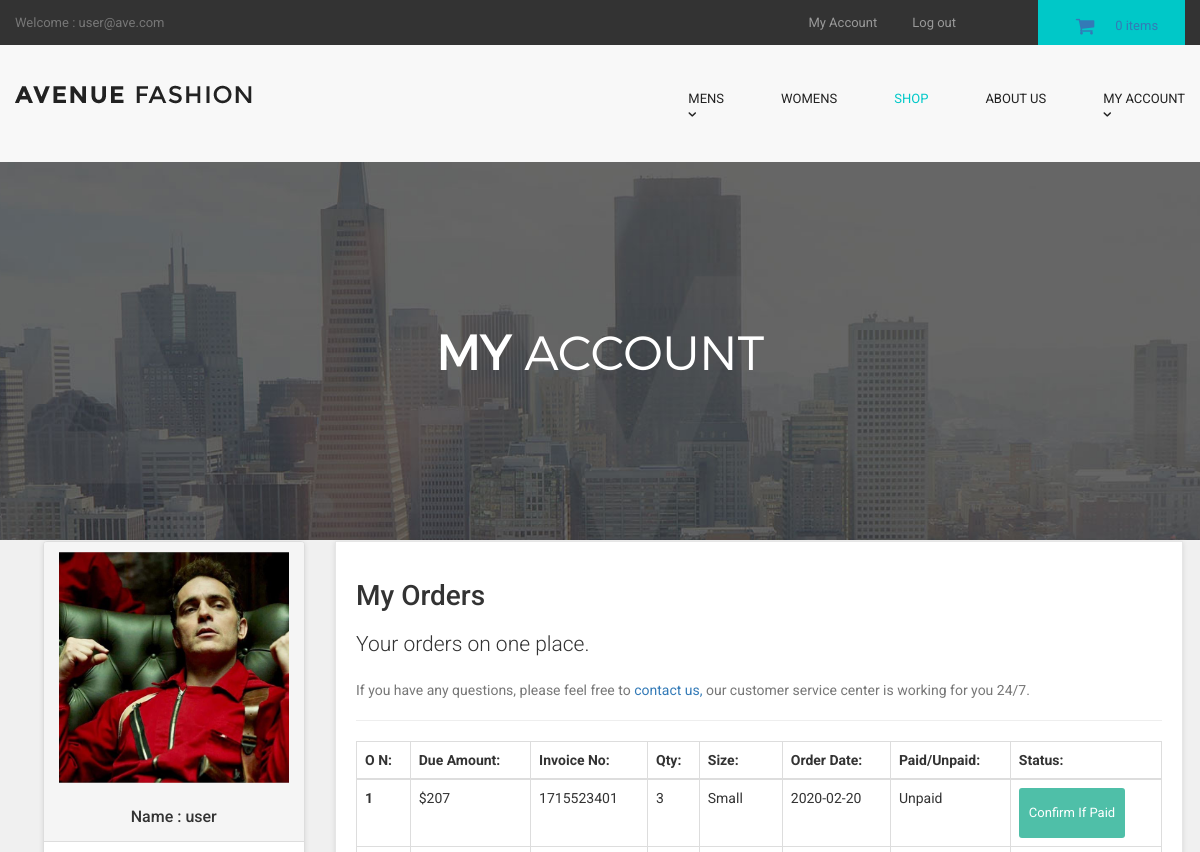
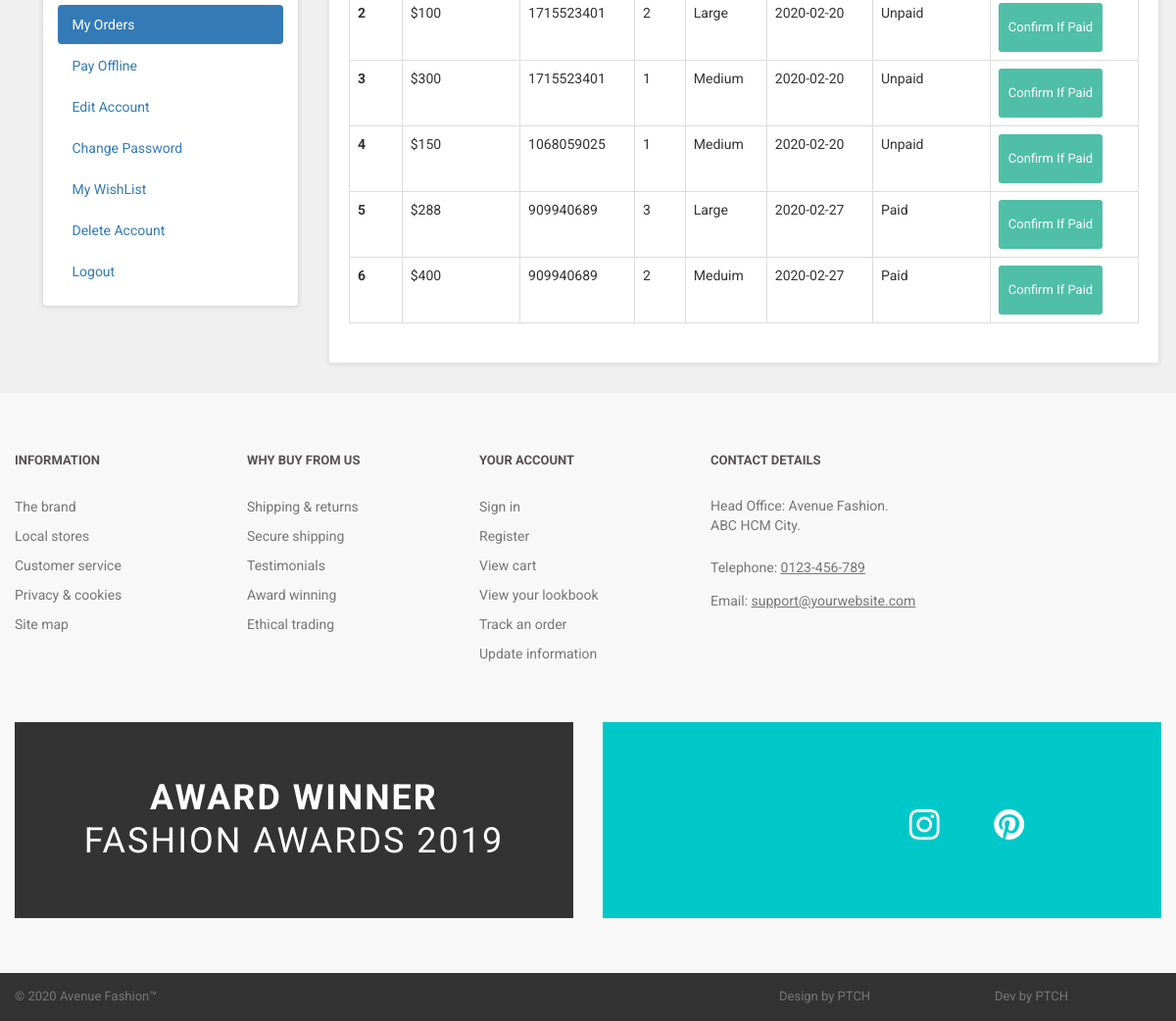
Page /customer/my_account.php?my_orders (signed in) on the committed database (2 pictures, top to bottom).
### tables this page shows
CREATE TABLE `customers` (
  `customer_id` int(10) NOT NULL,
  `customer_name` varchar(255) NOT NULL,
  `customer_email` varchar(255) NOT NULL,
  `customer_pass` varchar(255) NOT NULL,
  `customer_country` text NOT NULL,
  `customer_city` text NOT NULL,
  `customer_contact` varchar(255) NOT NULL,
  `customer_address` text NOT NULL,
  `customer_image` text NOT NULL,
  `customer_ip` varchar(255) NOT NULL,
  `customer_confirm_code` text NOT NULL
);

CREATE TABLE `customer_orders` (
  `order_id` int(10) NOT NULL,
  `customer_id` int(10) NOT NULL,
  `due_amount` int(100) NOT NULL,
  `invoice_no` int(100) NOT NULL,
  `qty` int(10) NOT NULL,
  `size` text NOT NULL,
  `order_date` timestamp NOT NULL DEFAULT CURRENT_TIMESTAMP ON UPDATE CURRENT_TIMESTAMP,
  `order_status` text NOT NULL
);

### customer/my_orders.php (the view)
<h1>My Orders</h1>
<p class="lead"> Your orders on one place.</p>
<p class="text-muted">
    If you have any questions, please feel free to <a href="../contact.php"> contact us,</a> our customer service center
    is working for you 24/7.
</p>
<hr>
<div class="table-responsive">
    <table class="table table-bordered table-hover">
        <thead>
            <tr>
                <th>O N:</th>
                <th>Due Amount:</th>
                <th>Invoice No:</th>
                <th>Qty:</th>
                <th>Size:</th>
                <th>Order Date:</th>
                <th>Paid/Unpaid:</th>
                <th>Status:</th>
            </tr>
        </thead>
        <tbody>
            <?php
            $customer_session = $_SESSION['customer_email'];
            $get_customer = "select * from customers where customer_email='$customer_session'";
            $run_customer = mysqli_query($con, $get_customer);
            $row_customer = mysqli_fetch_array($run_customer);
            $customer_id = $row_customer['customer_id'];
            $get_orders = "select * from customer_orders where customer_id='$customer_id'";
            $run_orders = mysqli_query($con, $get_orders);
            $i = 0;
            while ($row_orders = mysqli_fetch_array($run_orders)) {
                $order_id = $row_orders['order_id'];
                $due_amount = $row_orders['due_amount'];
                $invoice_no = $row_orders['invoice_no'];
                $qty = $row_orders['qty'];
                $size = $row_orders['size'];
                $order_date = substr($row_orders['order_date'], 0, 11);
                $order_status = $row_orders['order_status'];
                $i++;
                if ($order_status == 'pending') {
                    $order_status = "Unpaid";
                } else {
                    $order_status = "Paid";
                }
            ?>
                <tr>
                    <th><?php echo $i; ?></th>
                    <td>$<?php echo $due_amount; ?></td>
                    <td><?php echo $invoice_no; ?></td>
                    <td><?php echo $qty; ?></td>
                    <td><?php echo $size; ?></td>
                    <td><?php echo $order_date; ?></td>
                    <td><?php echo $order_status; ?></td>
                    <td>
                        <a href="confirm.php?order_id=<?php echo $order_id; ?>" target="blank" class="btn btn-primary btn-sm"> Confirm If Paid </a>
                    </td>
                </tr>
            <?php } ?>
        </tbody>
    </table>
</div>

### customer/includes/sidebar.php
<div class="panel panel-default sidebar-menu">
    <div class="panel-heading">
        <?php
        $customer_session = $_SESSION['customer_email'];
        $get_customer = "select * from customers where customer_email='$customer_session'";
        $run_customer = mysqli_query($con, $get_customer);
        $row_customer = mysqli_fetch_array($run_customer);
        $customer_image = $row_customer['customer_image'];
        $customer_name = $row_customer['customer_name'];
        if (!isset($_SESSION['customer_email'])) {
        } else {
            echo "
            <img src='customer_images/$customer_image' class='img-responsive'>
            <br>
            <h3 align='center' class='panel-title'> Name : $customer_name </h3>
            ";
        }
        ?>
    </div>
    <div class="panel-body">
        <ul class="nav nav-pills nav-stacked">
            <li class="<?php if (isset($_GET['my_orders'])) {
                            echo "active";
                        } ?>">
                <a href="my_account.php?my_orders"> <i class="fa fa-list"> </i> My Orders </a>
            </li>
            <li class="<?php if (isset($_GET['pay_offline'])) {
                            echo "active";
                        } ?>">
                <a href="my_account.php?pay_offline"> <i class="fa fa-bolt"></i> Pay Offline </a>
            </li>
            <li class="<?php if (isset($_GET['edit_account'])) {
                            echo "active";
                        } ?>">
                <a href="my_account.php?edit_account"> <i class="fa fa-pencil"></i> Edit Account </a>
            </li>
            <li class="<?php if (isset($_GET['change_pass'])) {
                            echo "active";
                        } ?>">
                <a href="my_account.php?change_pass"> <i class="fa fa-user"></i> Change Password </a>
            </li>
            <li class="<?php if (isset($_GET['my_wishlist'])) {
                            echo "active";
                        } ?>">
                <a href="my_account.php?my_wishlist"> <i class="fa fa-heart"></i> My WishList </a>
            </li>
            <li class="<?php if (isset($_GET['delete_account'])) {
                            echo "active";
                        } ?>">
                <a href="my_account.php?delete_account"> <i class="fa fa-trash-o"></i> Delete Account </a>
            </li>
            <li>
                <a href="logout.php"> <i class="fa fa-sign-out"></i> Logout </a>
            </li>
        </ul>
    </div>
</div>

### customer/styles/backend.css (style rules this page uses)
html { font-family: "Roboto", Helvetica, Arial, sans-serif; line-height: 1.15; -ms-text-size-adjust: 100%; -webkit-text-size-adjust: 100% }
body { margin: 0 }
h1 { font-size: 2em; margin: .67em 0 }
hr { box-sizing: content-box; height: 0; overflow: visible }
a { background-color: transparent; -webkit-text-decoration-skip: objects }
img { border-style: none }
html { box-sizing: border-box }
body { min-width: 1190px; font-family: Montserrat, sans-serif; font-weight: 400; background-color: white; }
img { max-width: 100%; height: auto }
.btn { display: inline-block; vertical-align: top; font-size: 13px; line-height: 40px; text-decoration: none; -webkit-transition: .3s; transition: .3s }

### styles/style.css (style rules this page uses)
body { font-family: "Roboto", Helvetica, Arial, sans-serif; font-size: 14px; line-height: 1.42857143; color: #333333; background-color: #f0f0f0; overflow-x: hidden; }
.btn-primary { color:rgb(255, 255, 255); background-color:rgb(79, 191, 168); border-color:rgb(65, 179, 156); }
#content .panel.sidebar-menu { box-sizing: border-box; box-shadow: 0 1px 5px rgba(0, 0, 0, 0.1); }
#content .panel.sidebar-menu h3 { padding: 5px 0; margin: 0; }

### rows in the picture
customers: customer_image (placeholder picture), customer_name "user"
customer_orders: due_amount "207", invoice_no "1715523401", qty "3", size "Small", order_date "2020-02-20", order_status "Unpaid"
customer_orders: due_amount "100", invoice_no "1715523401", qty "2", size "Large", order_date "2020-02-20", order_status "Unpaid"
customer_orders: due_amount "300", invoice_no "1715523401", qty "1", size "Medium", order_date "2020-02-20", order_status "Unpaid"
customer_orders: due_amount "150", invoice_no "1068059025", qty "1", size "Medium", order_date "2020-02-20", order_status "Unpaid"
customer_orders: due_amount "288", invoice_no "909940689", qty "3", size "Large", order_date "2020-02-27", order_status "Paid"
customer_orders: due_amount "400", invoice_no "909940689", qty "2", size "Meduim", order_date "2020-02-27", order_status "Paid"

### other values in the picture
$_SESSION['customer_email'] "user@ave.com"
$count_items "0"
